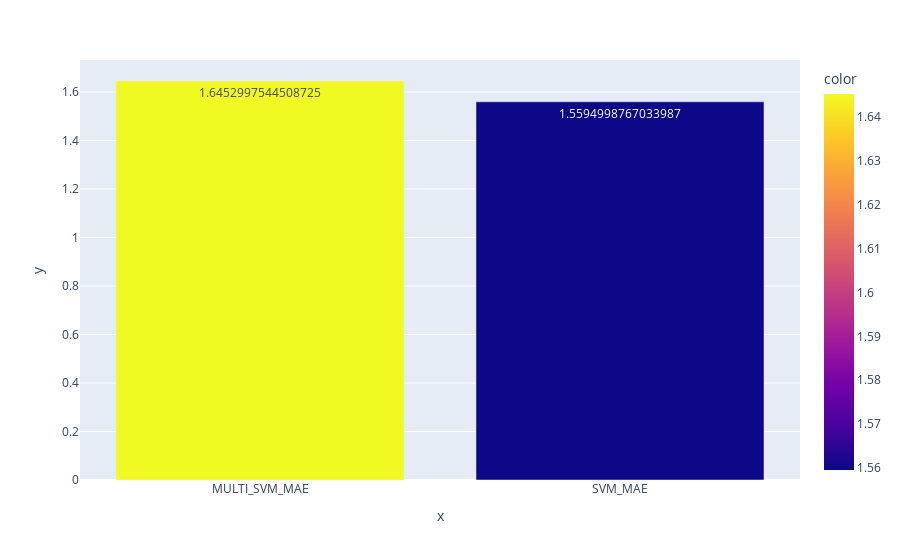
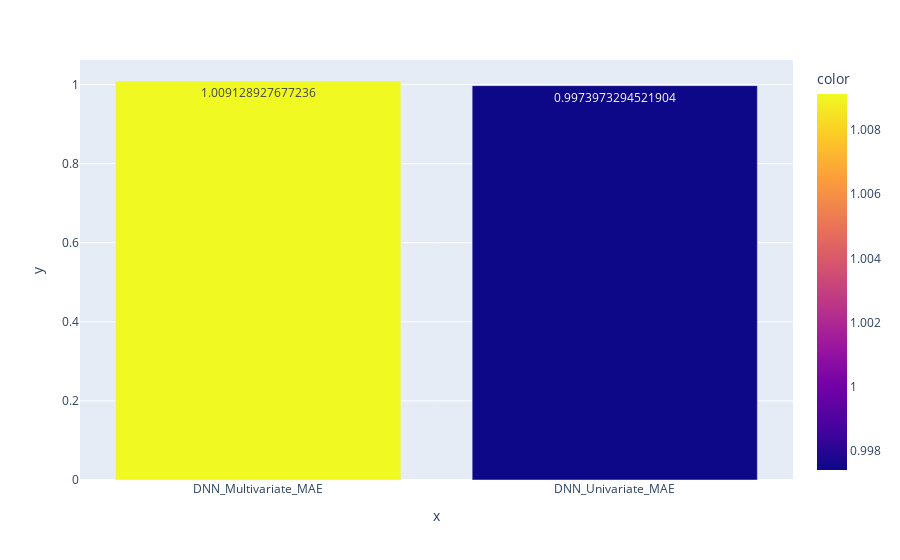
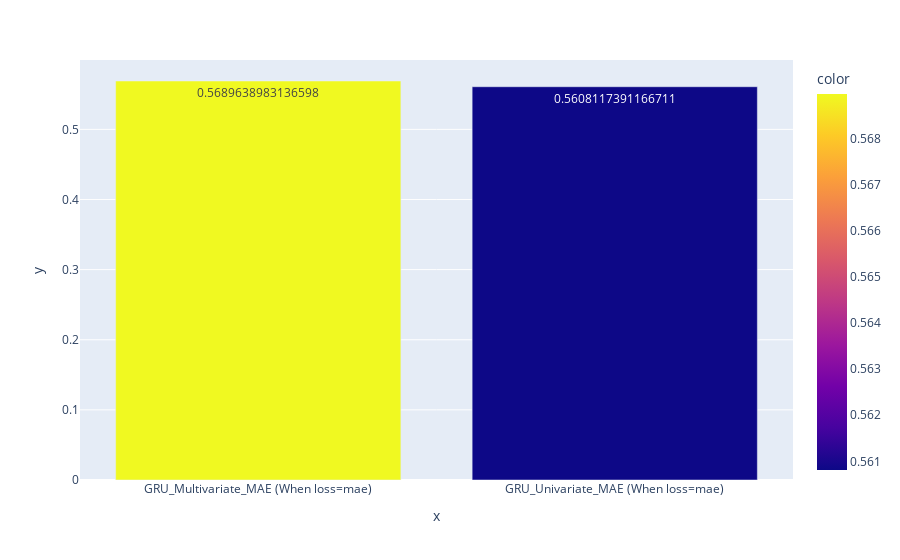
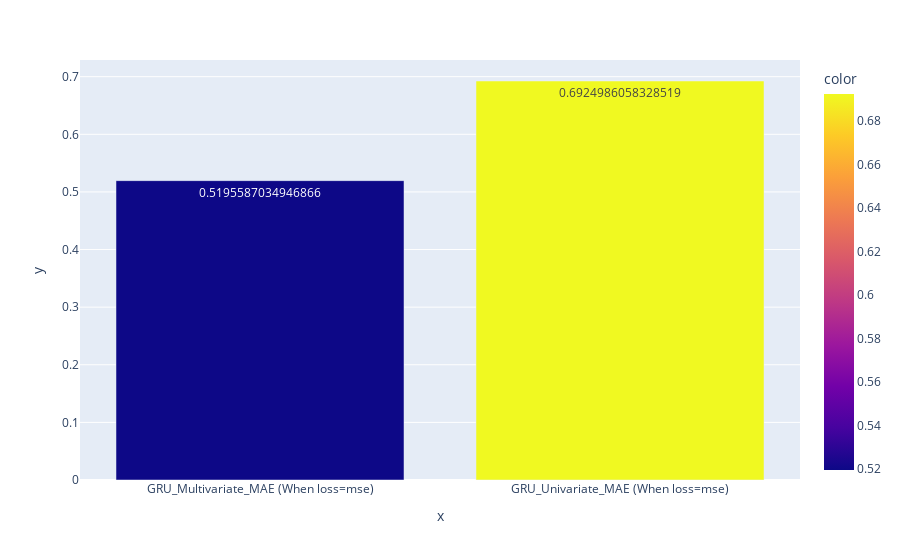

The cell these charts' notebook holds for them, in order:
### Code cell
for i in range(0,len(df)):
    l=[]
    m=[]
    l.append(df['Models Type'][i])
    m.append(df['Models Error values'][i])
    l.append(df1['Models Type'][i])
    m.append(df1['Models Error values'][i])
    import plotly.express as px
    fig = px.bar(x=l,y=m,color=m,text=m)
    fig.show()

### Figure 1 — Plotly figure (JSON) as saved in the notebook; plotly's stock layout.template omitted (floating-point values rounded to 4 significant figures)
{"data": [{"alignmentgroup": "True", "hovertemplate": "x=%{x}<br>y=%{y}<br>text=%{text}<br>color=%{marker.color}<extra></extra>", "legendgroup": "", "marker": {"color": [1.645, 1.559], "coloraxis": "coloraxis"}, "name": "", "offsetgroup": "", "orientation": "v", "showlegend": false, "text": [1.645, 1.559], "textposition": "auto", "type": "bar", "x": ["MULTI_SVM_MAE", "SVM_MAE"], "xaxis": "x", "y": [1.645, 1.559], "yaxis": "y"}], "layout": {"barmode": "relative", "coloraxis": {"colorbar": {"title": {"text": "color"}}, "colorscale": [[0, "#0d0887"], [0.1111, "#46039f"], [0.2222, "#7201a8"], [0.3333, "#9c179e"], [0.4444, "#bd3786"], [0.5556, "#d8576b"], [0.6667, "#ed7953"], [0.7778, "#fb9f3a"], [0.8889, "#fdca26"], [1, "#f0f921"]]}, "legend": {"tracegroupgap": 0}, "margin": {"t": 60}, "xaxis": {"anchor": "y", "domain": [0, 1], "title": {"text": "x"}}, "yaxis": {"anchor": "x", "domain": [0, 1], "title": {"text": "y"}}}}

### Figure 2 — Plotly figure (JSON) as saved in the notebook; plotly's stock layout.template omitted (floating-point values rounded to 4 significant figures)
{"data": [{"alignmentgroup": "True", "hovertemplate": "x=%{x}<br>y=%{y}<br>text=%{text}<br>color=%{marker.color}<extra></extra>", "legendgroup": "", "marker": {"color": [1.009, 0.9974], "coloraxis": "coloraxis"}, "name": "", "offsetgroup": "", "orientation": "v", "showlegend": false, "text": [1.009, 0.9974], "textposition": "auto", "type": "bar", "x": ["DNN_Multivariate_MAE", "DNN_Univariate_MAE"], "xaxis": "x", "y": [1.009, 0.9974], "yaxis": "y"}], "layout": {"barmode": "relative", "coloraxis": {"colorbar": {"title": {"text": "color"}}, "colorscale": [[0, "#0d0887"], [0.1111, "#46039f"], [0.2222, "#7201a8"], [0.3333, "#9c179e"], [0.4444, "#bd3786"], [0.5556, "#d8576b"], [0.6667, "#ed7953"], [0.7778, "#fb9f3a"], [0.8889, "#fdca26"], [1, "#f0f921"]]}, "legend": {"tracegroupgap": 0}, "margin": {"t": 60}, "xaxis": {"anchor": "y", "domain": [0, 1], "title": {"text": "x"}}, "yaxis": {"anchor": "x", "domain": [0, 1], "title": {"text": "y"}}}}

### Figure 3 — Plotly figure (JSON) as saved in the notebook; plotly's stock layout.template omitted (floating-point values rounded to 4 significant figures)
{"data": [{"alignmentgroup": "True", "hovertemplate": "x=%{x}<br>y=%{y}<br>text=%{text}<br>color=%{marker.color}<extra></extra>", "legendgroup": "", "marker": {"color": [0.569, 0.5608], "coloraxis": "coloraxis"}, "name": "", "offsetgroup": "", "orientation": "v", "showlegend": false, "text": [0.569, 0.5608], "textposition": "auto", "type": "bar", "x": ["GRU_Multivariate_MAE (When loss=mae)", "GRU_Univariate_MAE (When loss=mae)"], "xaxis": "x", "y": [0.569, 0.5608], "yaxis": "y"}], "layout": {"barmode": "relative", "coloraxis": {"colorbar": {"title": {"text": "color"}}, "colorscale": [[0, "#0d0887"], [0.1111, "#46039f"], [0.2222, "#7201a8"], [0.3333, "#9c179e"], [0.4444, "#bd3786"], [0.5556, "#d8576b"], [0.6667, "#ed7953"], [0.7778, "#fb9f3a"], [0.8889, "#fdca26"], [1, "#f0f921"]]}, "legend": {"tracegroupgap": 0}, "margin": {"t": 60}, "xaxis": {"anchor": "y", "domain": [0, 1], "title": {"text": "x"}}, "yaxis": {"anchor": "x", "domain": [0, 1], "title": {"text": "y"}}}}

### Figure 4 — Plotly figure (JSON) as saved in the notebook; plotly's stock layout.template omitted (floating-point values rounded to 4 significant figures)
{"data": [{"alignmentgroup": "True", "hovertemplate": "x=%{x}<br>y=%{y}<br>text=%{text}<br>color=%{marker.color}<extra></extra>", "legendgroup": "", "marker": {"color": [0.5196, 0.6925], "coloraxis": "coloraxis"}, "name": "", "offsetgroup": "", "orientation": "v", "showlegend": false, "text": [0.5196, 0.6925], "textposition": "auto", "type": "bar", "x": ["GRU_Multivariate_MAE (When loss=mse)", "GRU_Univariate_MAE (When loss=mse)"], "xaxis": "x", "y": [0.5196, 0.6925], "yaxis": "y"}], "layout": {"barmode": "relative", "coloraxis": {"colorbar": {"title": {"text": "color"}}, "colorscale": [[0, "#0d0887"], [0.1111, "#46039f"], [0.2222, "#7201a8"], [0.3333, "#9c179e"], [0.4444, "#bd3786"], [0.5556, "#d8576b"], [0.6667, "#ed7953"], [0.7778, "#fb9f3a"], [0.8889, "#fdca26"], [1, "#f0f921"]]}, "legend": {"tracegroupgap": 0}, "margin": {"t": 60}, "xaxis": {"anchor": "y", "domain": [0, 1], "title": {"text": "x"}}, "yaxis": {"anchor": "x", "domain": [0, 1], "title": {"text": "y"}}}}
